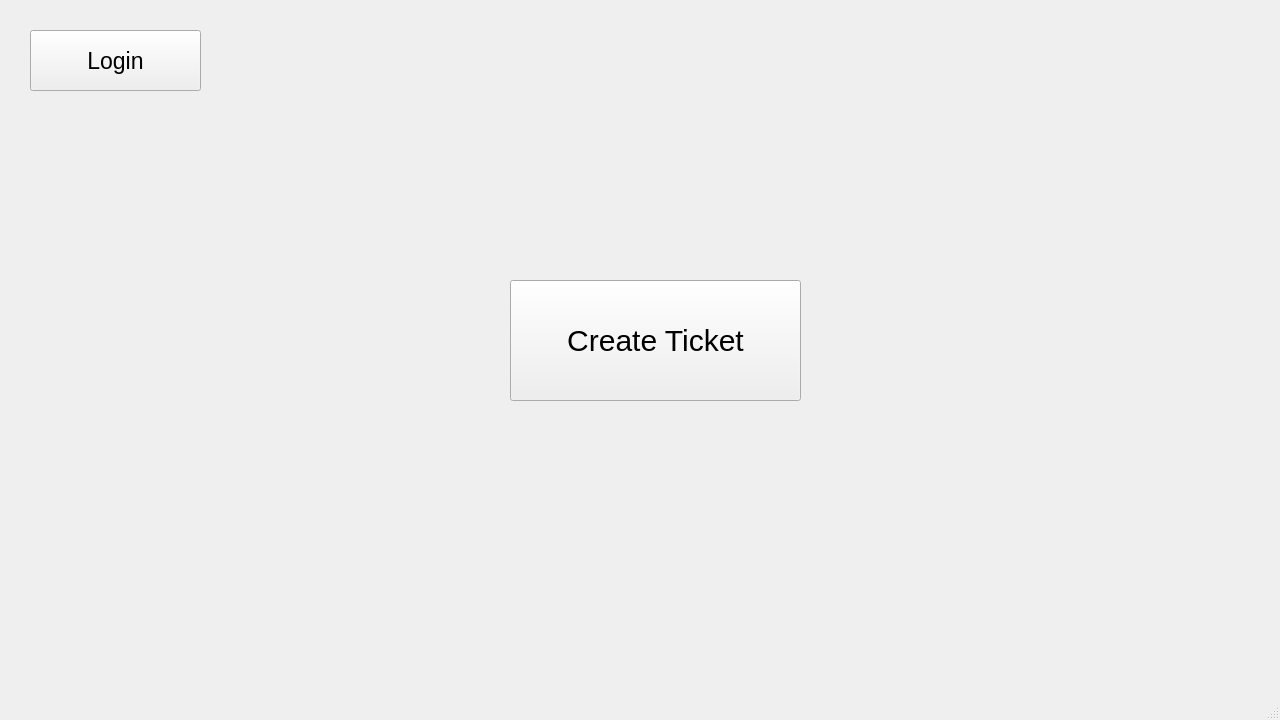
<?xml version="1.0" encoding="UTF-8"?>
<ui version="4.0">
 <class>MainWindow</class>
 <widget class="QMainWindow" name="MainWindow">
  <property name="geometry">
   <rect>
    <x>0</x>
    <y>0</y>
    <width>1280</width>
    <height>720</height>
   </rect>
  </property>
  <property name="windowTitle">
   <string>MainWindow</string>
  </property>
  <property name="styleSheet">
   <string notr="true"/>
  </property>
  <widget class="QWidget" name="centralwidget">
   <widget class="QPushButton" name="pushButton">
    <property name="geometry">
     <rect>
      <x>30</x>
      <y>30</y>
      <width>171</width>
      <height>61</height>
     </rect>
    </property>
    <property name="styleSheet">
     <string notr="true">font-size: 23px;
</string>
    </property>
    <property name="text">
     <string>Login</string>
    </property>
   </widget>
   <widget class="QPushButton" name="pushButton_2">
    <property name="geometry">
     <rect>
      <x>510</x>
      <y>280</y>
      <width>291</width>
      <height>121</height>
     </rect>
    </property>
    <property name="styleSheet">
     <string notr="true">font-size: 30px;
</string>
    </property>
    <property name="text">
     <string>Create Ticket</string>
    </property>
   </widget>
  </widget>
  <widget class="QMenuBar" name="menubar">
   <property name="geometry">
    <rect>
     <x>0</x>
     <y>0</y>
     <width>1280</width>
     <height>21</height>
    </rect>
   </property>
  </widget>
  <widget class="QStatusBar" name="statusbar"/>
 </widget>
 <resources/>
 <connections/>
</ui>
